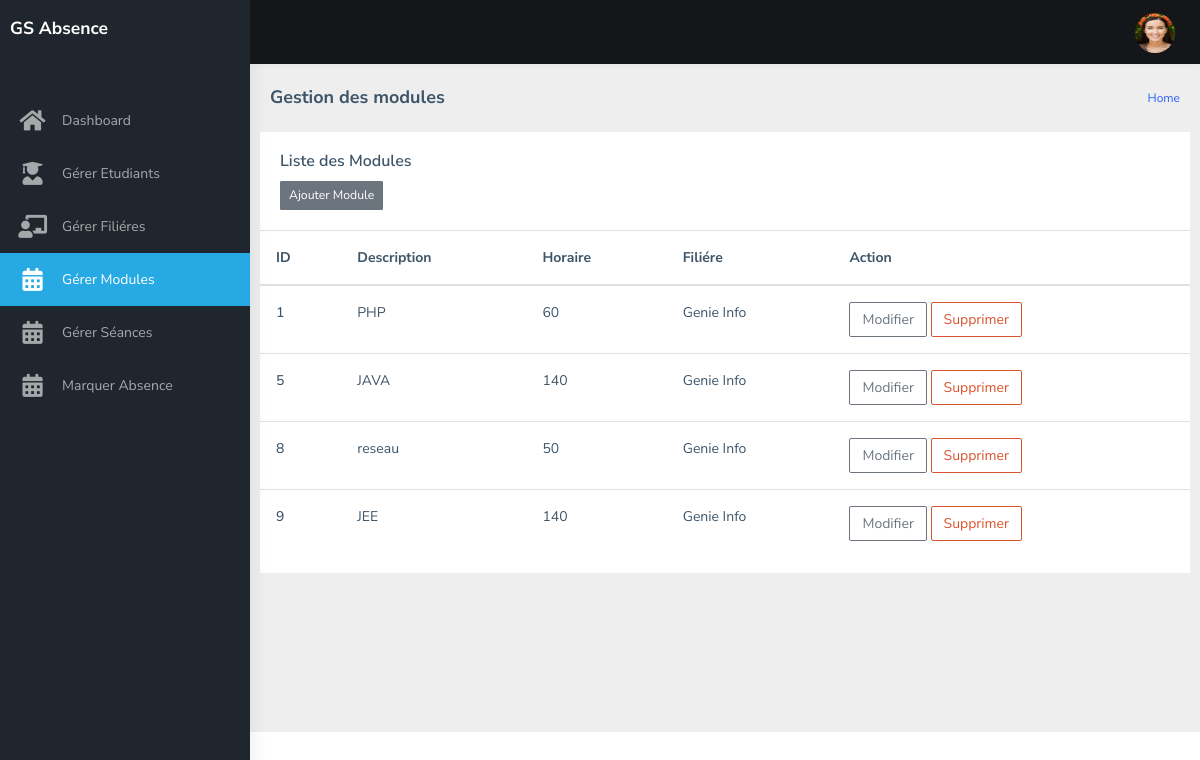
/module.php, run on the app's committed database.
### tables this page shows
CREATE TABLE IF NOT EXISTS `module` (
  `idModule` int(11) NOT NULL AUTO_INCREMENT,
  `descriptionM` varchar(50) NOT NULL,
  `horaire` int(11) NOT NULL,
  `idFiliere` int(11) NOT NULL,
  PRIMARY KEY (`idModule`),
  KEY `idFiliere` (`idFiliere`)
);

CREATE TABLE IF NOT EXISTS `filiere` (
  `IDFiliere` int(11) NOT NULL AUTO_INCREMENT,
  `description` varchar(50) NOT NULL,
  `anneeScolaire` int(11) NOT NULL,
  `numGroupe` int(11) NOT NULL,
  PRIMARY KEY (`IDFiliere`)
);

### module.php (the view, shortened to what this page needs)
<?php
    include_once "layout/head.php";
?>
    <div id="main-wrapper">
        <?php  include "layout/menuLeft.php"; ?>
        <div class="page-wrapper">
             <div class="page-breadcrumb">
                <div class="row">
                    <div class="col-12 d-flex no-block align-items-center">
                        <h4 class="page-title">Gestion des modules</h4>
                        <div class="ml-auto text-right">
                            <nav aria-label="breadcrumb">
                                <ol class="breadcrumb">
                                    <li class="breadcrumb-item"><a href="dashboard.php">Home</a></li>
                                </ol>
                            </nav>
                        </div>
                    </div>
                </div>
            </div>
            <?php
                include "inludes/config.php";
                $sql="select * from module m,filiere f where m.idFiliere = f.IDFiliere ";
                $res=mysqli_query($con,$sql);
            ?>
            <div class="container-fluid">
                <div class="row">
                    <div class="card">
                        <div class="card-body">
                            <h5 class="card-title">Liste des Modules</h5>
                            <form method="post" action="">
                                <button type="submit" class="btn btn-secondary btn-sm" name="ajout">Ajouter Module</button>
                            </form>
                        </div>
                        <table class="table">
                            <thead>
                            <tr>
                                <th scope="col"><b>ID</b></th>
                                <th scope="col"><b>Description</b></th>
                                <th scope="col"><b>Horaire</b></th>
                                <th scope="col"><b>Filiére</b></th>
                                <th scope="col"><b>Action</b></th>
                            </tr>
                            </thead>
                            <tbody>
                    <?php while($row=mysqli_fetch_array($res)){?>
                            <tr>
                                <th scope="row"><span id="<?php echo $row['idModule'] ;?>"><?php echo $row["idModule"] ;?></span></th>
                                <td><span id="<?php echo $row['idModule'] ;?>"><?php echo $row["descriptionM"] ;?></span></td>
                                <td><span id="<?php echo $row['idModule'] ;?>"><?php echo $row["horaire"] ;?></span></td>
                                <td><span id="<?php echo $row['idModule'] ;?>"><?php echo $row["description"] ;?></span></td>
                                <td>
                                    <a href="updateModule.php?id=<?php echo $row['idModule'] ;?>" class="btn btn-outline-secondary">Modifier</a>
                                    <a href="module.php?sup=<?php echo $row['idModule'] ;?>" class="btn btn-outline-danger" >Supprimer</a>
                                </td>
                            </tr>
                    <?php } ?>
                            </tbody>
                        </table>
                    </div>
                </div>
            </div>
        </div>
    </div>
<?php
    include "layout/footer.php";
?>

### data on the page
module: idModule "1", descriptionM "PHP", horaire "60", idFiliere.description "Genie Info"
module: idModule "5", descriptionM "JAVA", horaire "140", idFiliere.description "Genie Info"
module: idModule "8", descriptionM "reseau", horaire "50", idFiliere.description "Genie Info"
module: idModule "9", descriptionM "JEE", horaire "140", idFiliere.description "Genie Info"
